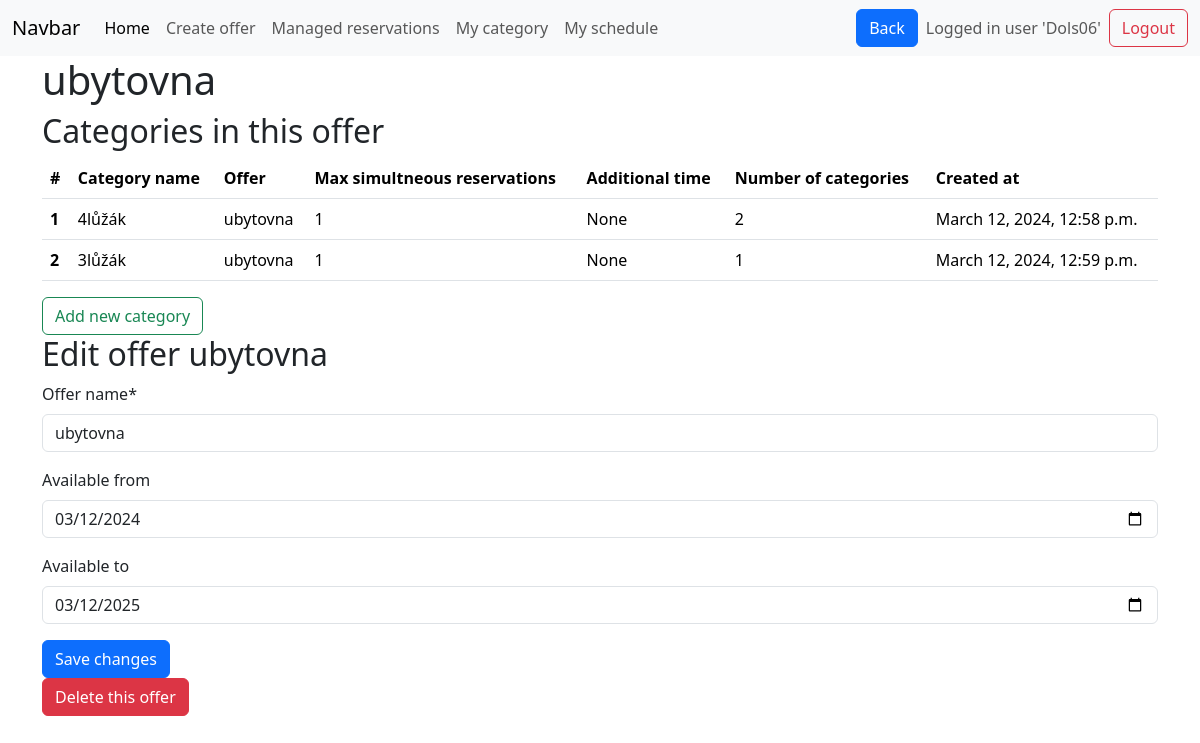
The page /offer_detail/25 (signed in) on the database as committed earlier.
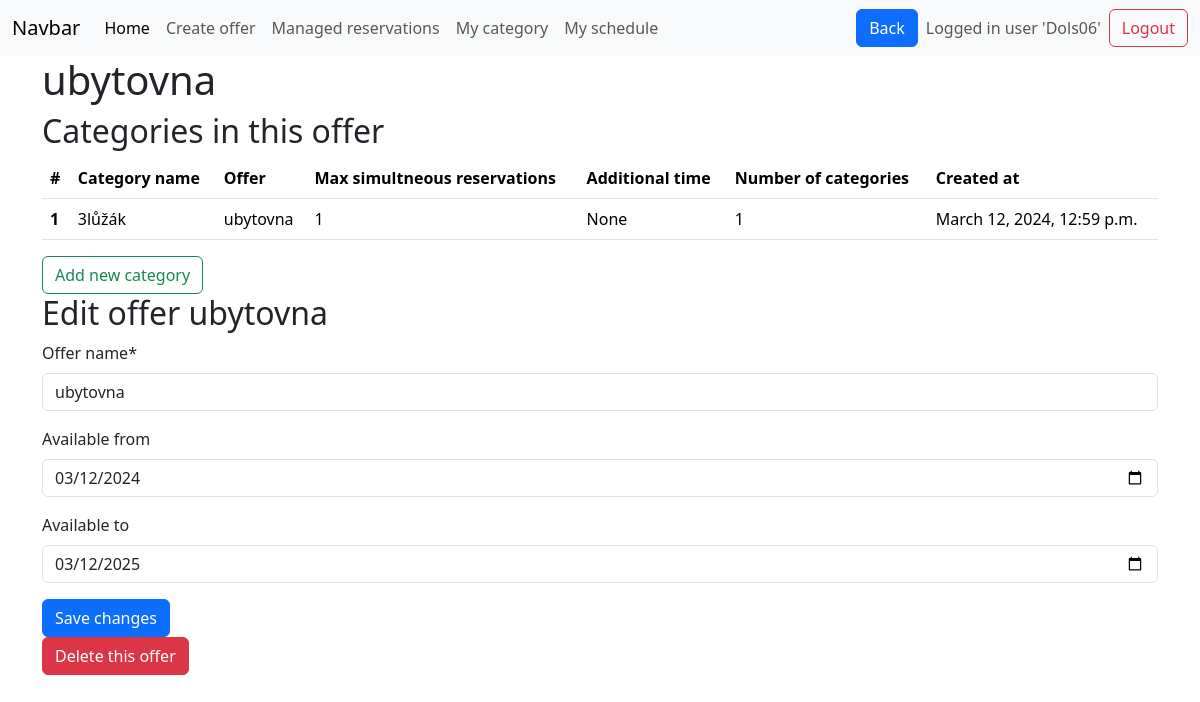
The same page on the database as committed later.
### base/models.py (models this page shows, shortened)
class Category(models.Model):
    category_name = models.CharField(max_length=50)
    category_description = models.CharField(max_length=1000, null=True, blank=True)
    category_capacity = models.IntegerField(default=1)
    max_simultneous_reservations = models.IntegerField(default=1)
    additional_time = models.DurationField(null=True, blank=True)
    count_of_units = models.IntegerField(default=1)
    created_at = models.DateTimeField(default=timezone.now)
    belongs_to_offer = models.ForeignKey(Offer, on_delete=models.CASCADE)
    category_pricing = models.ForeignKey(Pricing, on_delete=models.CASCADE, null=True)

class Offer(models.Model):
    offer_name = models.CharField(max_length=50)
    available_from = models.DateField(null=True, blank=True)
    available_to = models.DateField(null=True, blank=True)
    created_at = models.DateTimeField(default=timezone.now)
    manager_of_this_offer = models.ForeignKey(
        User, on_delete=models.CASCADE, null=True, blank=True
    )
    def __str__(self):
        return self.offer_name  # rewrites Offer object (x) to its name in admi panel

### base/views.py (the view, shortened to what this page needs)
# urls.py: path('offer_detail/<int:offer_id>',views.offer_detail, name='offer_detail' ),
@login_required  # If a user is not logged in, Django will redirect them to the login page.
def offer_detail(request, offer_id=None):
    offer = get_object_or_404(Offer, pk=offer_id)
    offer_name = offer.offer_name
    form = forms.OfferForm(instance=offer)
    if offer.manager_of_this_offer != request.user:
        messages.error(request, "You are not authorized to delete this offer.")
        return redirect("manager_home")  # Redirect to a safe page
    offers = Offer.objects.filter(manager_of_this_offer=request.user)
    offer = get_object_or_404(Offer, pk=offer_id)
    form = forms.OfferForm(instance=offer)
    categories = Category.objects.filter(belongs_to_offer=offer)
    return render(
        request,
        "offer_detail.html",
        context={
            "form": form,
            "offer_id": offer.id,
            "categories": categories,
            "offer_name": offer_name,
        },
    )

### base/forms.py
class OfferForm(ModelForm):
    class Meta:
        model = models.Offer
        exclude = [
            "manager_of_this_offer",
            "created_at",
        ]  # limiting the fields if that are displayed
        widgets = {
            "available_from": widgets.DateInput(
                attrs={
                    "type": "date",
                    "value": datetime.now().date(),
                }
            ),
            "available_to": widgets.DateInput(
                attrs={
                    "type": "date",
                    "value": datetime.now().date(),
                }
            ),
        }

### templates/offer_detail.html (shortened to what this page needs)
{% extends 'main.html' %}
{% load crispy_forms_tags %}
{% block content %}
<div class="container-md">
    <h1> {{ offer_name }} </h1>
    <h2> Categories in this offer </h2>
    {% if categories %}
    <table class="table table-hover">
        <thead>
            <tr>
                <th scope="col">#</th>
                <th scope="col">Category name</th>
                <th scope="col">Offer</th>
                <th scope="col">Max simultneous reservations</th>
                <th scope="col">Additional time</th>
                <th scope="col">Number of categories</th>
                <th scope="col">Created at</th>
            </tr>
        </thead>
        <tbody>
            {% for category in categories %}
            <tr class="clickable-row" style="cursor: pointer;" title="Click to edit category"
                onclick="location.href='{% url 'edit_category' category.belongs_to_offer.id category.id %}'">
                <th scope="row">{{ forloop.counter }}</th>
                <td>{{ category.category_name }} </td>
                <td>{{ category.belongs_to_offer }} </td>
                <td>{{ category.max_simultneous_reservations }} </td>
                <td>{{ category.additional_time }} </td>
                <td>{{ category.count_of_units }} </td>
                <td>{{ category.created_at }} </td>
            </tr>
            {% endfor %}
        </tbody>
    </table>
    <a onclick="location.href='{% url 'create_category' offer_id %}'" class="btn btn-outline-success" id="addrow">Add new category</a>
    {% else %}
    <p>You do not have any categories for this offer.<br>
        <a onclick="location.href='{% url 'create_category' offer_id %}'" class="btn btn-outline-success" id="addrow">Add new category</a>
    </p>
    {% endif %}
    <h2> Edit offer {{ offer_name }} </h2>
    <form method="post" class="form">
        {{ form|crispy }}
        <button type="submit" class="btn btn-primary">Save changes</button>
    </form>
    <a onclick="location.href='{% url 'delete_offer' offer_id  %}'" class="btn btn-danger" id="addrow">Delete this offer</a>
</div>
{% endblock %}

Rows that differ between the two databases and show on the page:
removed Category: category_name "4lůžák", belongs_to_offer "ubytovna", max_simultneous_reservations "1", additional_time "None", count_of_units "2", created_at "March 12, 2024, 12:58 p.m."
